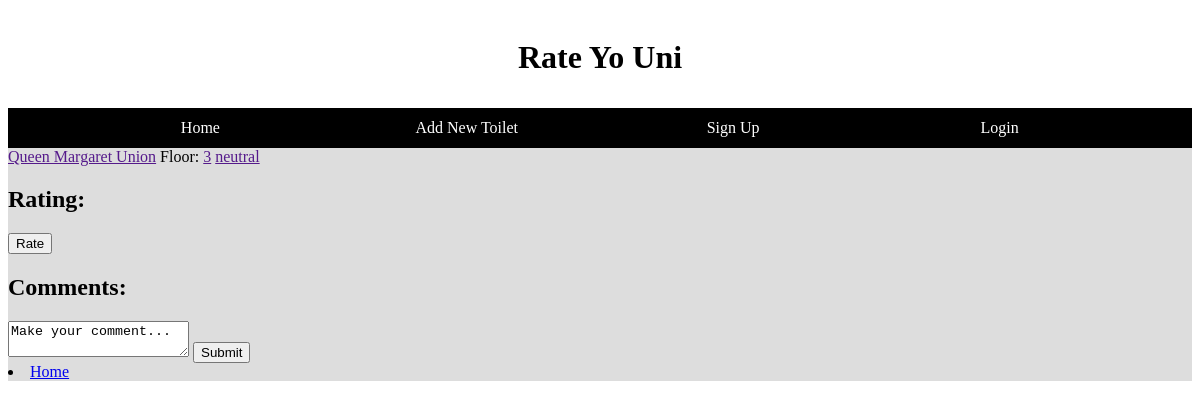
Screenshot of /project/show_toilet/queen-margaret-union-3-neutral/ with the database file from the repository.
### project/models.py (models this page shows, shortened)
class Bathroom(models.Model):
    name = models.CharField(unique=True, max_length=20)
    building = models.CharField(max_length=100)
    level = models.CharField(max_length=4)
    gender = models.CharField(max_length=8)
    rating = models.DecimalField(blank=True, default=0.00, decimal_places=2, max_digits=3)
    bathroomSlug = models.SlugField(unique=True)

### project/views.py (the view)
# urls.py: url(r'^show_toilet/(?P<bathroomSlug>[\w\-]+)/$', views.show_toilet, name='show_toilet'),
def show_toilet(request, bathroomSlug):
    try:
        context = {'toilet': Bathroom.objects.all().get(bathroomSlug=bathroomSlug)}
    except:
        context = {}
    return render(request, 'project/show_toilet.html', context)

### templates/project/show_toilet.html (shortened to what this page needs)
{% extends 'project/base.html' %}
{% load staticfiles %}
{% block body_block%}
    {% if toilet %}
        <div>
            <a href="" alt="Building">{{ toilet.building }}</a>
            Floor: <a href="" alt="Level"> {{ toilet.level }}</a>
            <a href="" alt="Gender">{{ toilet.gender }}</a>
        </div>
        <div>
            <h2>Rating: </h2>
            <button>Rate</button>
        </div>
        <div>
            <h2>Comments: </h2>
            <textarea>Make your comment...</textarea>
            <input type="submit" value="Submit">
        </div>
        <div>
            <li><a href="{% url 'index' %}">Home</a></li>
        </div>
    {% endif %}
{% endblock %}

### rows the page displays
Bathroom: building "Queen Margaret Union", level "3", gender "neutral"
